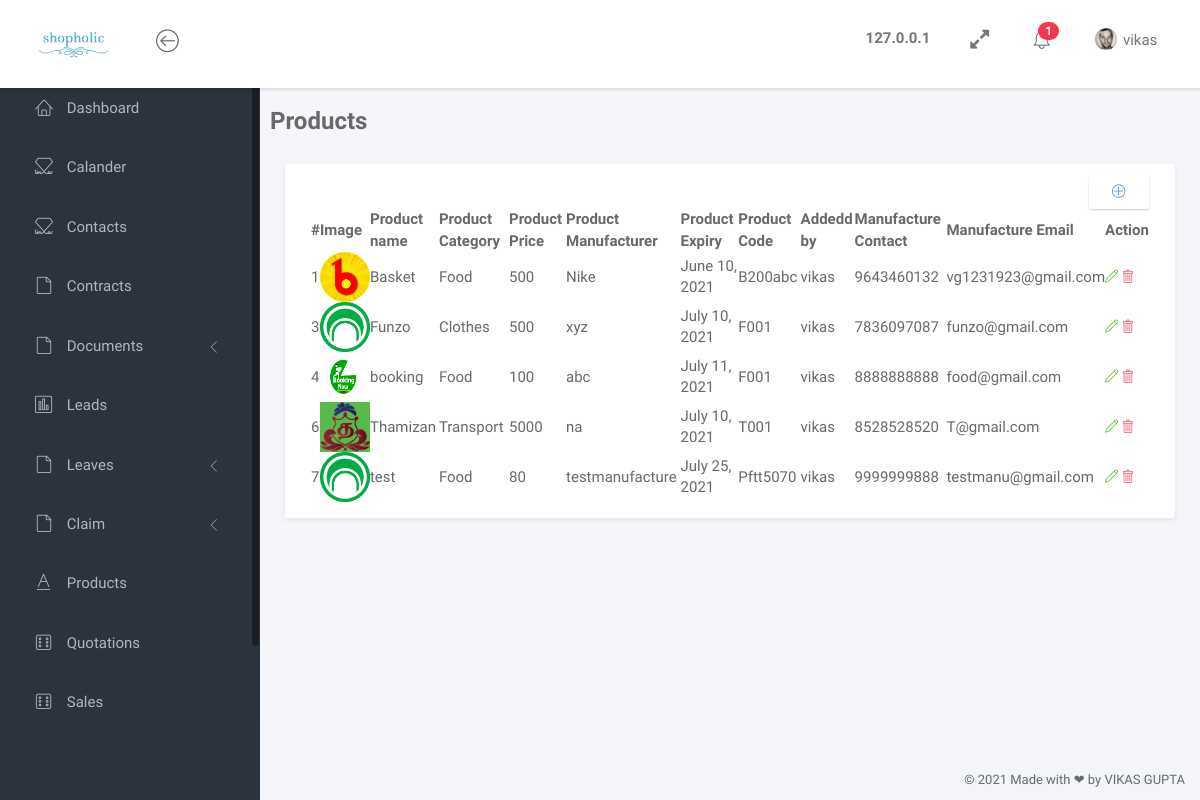
/products (signed in), run on the app's committed database.
### shopping/models.py (models this page shows, shortened)
class Product(models.Model):
    product_image = models.ImageField(upload_to='images/product', blank=True, null=True)
    product_name = models.CharField(max_length=200)
    product_category = models.CharField(max_length=200)
    height = models.IntegerField()
    width = models.IntegerField()
    product_weight = models.IntegerField()
    product_color = models.CharField(max_length=200)
    product_description = models.TextField()
    product_price = models.IntegerField()
    product_manufacture = models.CharField(max_length=200)
    expirydate = models.DateField()
    manufacture_price = models.IntegerField()
    product_code = models.CharField(max_length=200)
    product_warranty = models.IntegerField()
    query_contact = models.IntegerField()
    product_gurantee = models.IntegerField()
    query_email = models.EmailField()
    addedby = models.ForeignKey(User, on_delete=models.DO_NOTHING)

### shopping/views.py (the view)
# urls.py: path('products', views.products, name="products"),
@login_required(login_url='login')
def products(request):
    context = {}
    x_forwarded_for = request.META.get('HTTP_X_FORWARDED_FOR')
    if x_forwarded_for:
        ip = x_forwarded_for.split(',')[0]
    else:
        ip = request.META.get('REMOTE_ADDR')
    context["ip_address"] = ip
    context["eventdata"] = Events.objects.filter(addedby=request.user.id, eventdate=date.today()).all()
    context["eventcount"] = Events.objects.filter(addedby=request.user.id, eventdate=date.today()).count()
    context["data"] = Product.objects.all()
    return render(request, "User/product/products.html", context)

### shopping/templates/User/product/products.html (shortened to what this page needs)
{% load static %}
{% include 'User/head.html' %}
		<div class="main">
			<div class="main-content">
				<div class="container-fluid">
					<div class="row">
						<div class="col-sm"><h3 class="page-title"><b>Products</b></h3></div>
					</div>
					<div class="panel panel-headline">
						<div class="panel-body">
							<div class="col text-right mb-2">
								<a href="addproduct" class="btn btn-light" ><i class="lnr lnr-plus-circle"></i></a>
							</div>
							<div class="table-responsive">
								<table id="example" class="display nowrap" style="width:100%">
									<thead>
										<tr>
											<th>#</th>
											<th>Image</th>
											<th>Product name</th>
											<th>Product Category</th>
											<th>Product Price</th>
											<th>Product Manufacturer</th>
											<th>Product Expiry</th>
											<th>Product Code</th>
											<th>Addedd by</th>
											<th>Manufacture Contact</th>
											<th>Manufacture Email</th>
											<th>Action</th>
										</tr>
									</thead>
									<tbody>
										{% for da in data %}
										<tr>
											<td>{{ da.id }}</td>
											<td><img src="media/{{ da.product_image }}" height="50" width="50" ></td>
											<td>{{ da.product_name }}</td>
											<td>{{ da.product_category }}</td>
											<td>{{ da.product_price }}</td>
											<td>{{ da.product_manufacture }}</td>
											<td>{{ da.expirydate }}</td>
											<td>{{ da.product_code }}</td>
											<td>{{ da.addedby }}</td>
											<td>{{ da.query_contact }}</td>
											<td>{{ da.query_email }}</td>
											<td>
												<a class="link" href="editproduct/{{ da.id }}">
													<span class="lnr lnr-pencil text-success"></span>
												</a>
												<a class="link" onclick="return confirm('Are you sure you want to delete this Product ?');" href="deleteproduct/{{ da.id }}">
													<span class="lnr lnr-trash text-danger"></span>
												</a>
											</td>
										</tr>
										{% endfor %}
									</tbody>
								</table>
							</div>
						</div>
					</div>
				</div>
			</div>
		</div>
{% include 'User/foot2.html' %}

### shopping/templates/User/head.html (shortened to what this page needs)
{% load static %}
<!doctype html>
<html lang="en">
<head>
	<link rel="stylesheet" href="{% static 'css/bootstrap.css' %}">
	<link rel="stylesheet" href="{% static 'vendor/bootstrap/css/bootstrap.min.css' %}">
	<link rel="stylesheet" href="{% static 'vendor/font-awesome/css/font-awesome.min.css' %}">
	<link rel="stylesheet" href="{% static 'vendor/linearicons/style.css' %}">
	<link rel="stylesheet" href="{% static 'css/main.css' %}">
	<link rel="stylesheet" type="text/css" href="https://cdn.datatables.net/1.10.24/css/jquery.dataTables.css">
    <link href="{% static 'node_modules/fullcalendar/main.css' %}" rel='stylesheet' />
</head>
<body>
	<div id="wrapper">
		<nav class="navbar navbar-default navbar-expand-lg navbar-fixed-top">
			<div class="brand">
				<a href="home"><img src="{% static 'images/img/mylogo.png' %}" width="70" alt="shopholic Logo" class="img-responsive logo"></a>
			</div>
			<div class="container-fluid">
				<div class="navbar-btn">
					<button type="button" class="btn-toggle-fullwidth"><i class="lnr lnr-arrow-left-circle"></i></button>
				</div>
				<div id="navbar-menu">
					<ul class="nav navbar-nav navbar-right">
						<li>
							<a class="text-dark" title="Current ip address" style="cursor: pointer;"><b>{{ ip_address }}</b></a>
						</li>
						<li>
							<a class="text-dark" title="Full Screen" onclick="maxWindow()" style="cursor: pointer;"><i class="fa fa-expand" id="togglescreen"></i></a>
						</li>
						<li class="dropdown">
							<a href="#" class="dropdown-toggle icon-menu" data-toggle="dropdown">
								<span class="badge bg-danger">{{ eventcount }}</span>
							</a>
						</li>
						<li class="dropdown">
							<a href="#" class="dropdown-toggle" data-toggle="dropdown"><img src="{% static 'images/img/user.png' %}" class="img-circle" alt="Avatar"> <span>{{ user.get_username }}</span>&ensp;</a>
						</li>
					</ul>
				</div>
			</div>
		</nav>
		<div id="sidebar-nav" class="sidebar">
			<div class="sidebar-scroll">
				<nav>
					<ul class="nav">
						<li><a href="home" class=""><i class="lnr lnr-home"></i> <span>Dashboard</span></a></li>
						<li><a href="calander" class=""><i class="lnr lnr-linearicons"></i> <span>Calander</span></a></li>
						{% if perms.shopping.view_contact %}
						<li><a href="contact" class=""><i class="lnr lnr-linearicons"></i> <span>Contacts</span></a></li>
						{% endif %}
						{% if perms.shopping.view_contract %}
						<li><a href="contracts" class=""><i class="lnr lnr-file-empty"></i> <span>Contracts</span></a></li>
						{% endif %}
						{% if perms.shopping.view_documents %}
						<li>
							<a href="#subPages2" data-toggle="collapse" class="collapsed"><i class="lnr lnr-file-empty"></i> <span>Documents</span> <i class="icon-submenu lnr lnr-chevron-left"></i></a>
						</li>
						{% endif %}
						<li><a href="lead" class=""><i class="lnr lnr-chart-bars"></i> <span>Leads</span></a></li>
						<li>
							<a href="#subPages3" data-toggle="collapse" class="collapsed"><i class="lnr lnr-file-empty"></i> <span>Leaves</span> <i class="icon-submenu lnr lnr-chevron-left"></i></a>
						</li>
						<li>
							<a href="#subPages4" data-toggle="collapse" class="collapsed"><i class="lnr lnr-file-empty"></i> <span>Claim</span> <i class="icon-submenu lnr lnr-chevron-left"></i></a>
						</li>
						<li><a href="products" class=""><i class="lnr lnr-text-format"></i> <span>Products</span></a></li>
						<li><a href="quotation" class=""><i class="lnr lnr-dice"></i> <span>Quotations</span></a></li>
						<li><a href="sales" class=""><i class="lnr lnr-dice"></i> <span>Sales</span>&emsp;</a></li>
					</ul>
				</nav>
			</div>
		</div>

### shopping/static/css/main.css (style rules this page uses)
html { position: relative; min-height: 100%; }
body { background-color: #F3F5F8; font-family: "Source Sans Pro", sans-serif; font-size: 15px; color: #676a6d; }
a { color: #3287B2; }
th { font-weight: 600; }
.page-title { margin-top: 0; margin-bottom: 30px; font-weight: 300; }
#wrapper .sidebar { -webkit-transition: all 0.3s ease-in-out; -moz-transition: all 0.3s ease-in-out; -ms-transition: all 0.3s ease-in-out; -o-transition: all 0.3s ease-in-out; transition: all 0.3s ease-in-out; width: 260px; height: 100%; float: left; background-color: #2B333E; position: fixed; left: 0; }
#wrapper .main { -webkit-transition: all 0.3s ease-in-out; -moz-transition: all 0.3s ease-in-out; -ms-transition: all 0.3s ease-in-out; -o-transition: all 0.3s ease-in-out; transition: all 0.3s ease-in-out; width: calc(100% - 260px); left: 0; position: relative; float: right; background-color: #f5f5fa; }
#wrapper #sidebar-nav, #wrapper .main { padding-top: 80px; }
.main-content { padding: 28px 10px; }
.navbar-default { -webkit-transition: all 0.3s ease-in-out; -moz-transition: all 0.3s ease-in-out; -ms-transition: all 0.3s ease-in-out; -o-transition: all 0.3s ease-in-out; transition: all 0.3s ease-in-out; -moz-box-shadow: 1px 2px 3px rgba(0, 0, 0, 0.1); -webkit-box-shadow: 1px 2px 3px rgba(0, 0, 0, 0.1); box-shadow: 1px 2px 3px rgba(0, 0, 0, 0.1); -webkit-border-radius: 0; -moz-border-radius: 0; border-radius: 0; padding: 0; margin: 0; border: none; background-color: #fff; }
.navbar-default .brand { float: left; padding: 30px 39px; background-color: #fff; }
.navbar-btn { float: left; padding: 16px 0; }
.navbar-btn button { font-size: 24px; padding: 4px 8px; line-height: .7; border: none; background: none; outline: none; }
.navbar-nav .icon-menu { display: inline-block; vertical-align: middle; *vertical-align: auto; *zoom: 1; *display: inline; padding-top: 28px; padding-bottom: 28px; position: relative; }
.navbar-nav .icon-menu .badge { position: absolute; top: 22px; right: 16px; }
.navbar-nav > li > a { padding: 28px 20px; }
.navbar-nav > li > a > i { font-size: 22px; margin-right: 2px; vertical-align: middle; }
.navbar-nav > li > a > span { position: relative; top: 2px; }
.navbar-nav > li > a img { width: 22px; margin-right: 2px; }
@media screen and (min-width: 768px) { .navbar-nav.navbar-right { margin-right: 0; } }
.sidebar { z-index: 9; }
.sidebar .nav > li > a { padding: 18px 30px; color: #AEB7C2; border-left: 5px solid transparent; }
.sidebar .nav > li > a[data-toggle="collapse"] .icon-submenu { display: inline-block; vertical-align: middle; *vertical-align: auto; *zoom: 1; *display: inline; -webkit-transition: all 0.2s ease-out; -moz-transition: all 0.2s ease-out; -ms-transition: all 0.2s ease-out; -o-transition: all 0.2s ease-out; transition: all 0.2s ease-out; float: right; position: relative; top: 5px; font-size: 12px; line-height: 1.1; -moz-transform: rotate(-90deg); -ms-transform: rotate(-90deg); -webkit-transform: rotate(-90deg); transform: rotate(-90deg); }
.sidebar .nav > li > a[data-toggle="collapse"].collapsed .icon-submenu { -moz-transform: rotate(0deg); -ms-transform: rotate(0deg); -webkit-transform: rotate(0deg); transform: rotate(0deg); }
.sidebar .nav i { margin-right: 10px; font-size: 18px; }
.sidebar .nav span { -webkit-transition: all 0.3s ease-in-out; -moz-transition: all 0.3s ease-in-out; -ms-transition: all 0.3s ease-in-out; -o-transition: all 0.3s ease-in-out; transition: all 0.3s ease-in-out; position: relative; top: -2px; }
.text-success { color: #41B314; }
.text-danger { color: #F9354C; }
.btn { -webkit-border-radius: 2px; -moz-border-radius: 2px; border-radius: 2px; -moz-box-shadow: 0px 1px 2px 0 rgba(0, 0, 0, 0.2); -webkit-box-shadow: 0px 1px 2px 0 rgba(0, 0, 0, 0.2); box-shadow: 0px 1px 2px 0 rgba(0, 0, 0, 0.2); padding: 6px 22px; }
.panel { -webkit-border-radius: 3px; -moz-border-radius: 3px; border-radius: 3px; -moz-box-shadow: 0 2px 6px rgba(0, 0, 0, 0.08); -webkit-box-shadow: 0 2px 6px rgba(0, 0, 0, 0.08); box-shadow: 0 2px 6px rgba(0, 0, 0, 0.08); background-color: #fff; margin-bottom: 30px; }
.panel .panel-heading, .panel .panel-body, .panel .panel-footer { padding-left: 25px; padding-right: 25px; }
.panel .panel-body { padding-top: 10px; padding-bottom: 15px; }
.bg-danger { background-color: #F9354C; }

### shopping/templates/User/head.html (style rules this page uses)
.link .lnr { font-size: small; }

### data on the page
Product: id "1", product_image (picture), product_name "Basket", product_category "Food", product_price "500", product_manufacture "Nike", expirydate "June 10, 2021", product_code "B200abc", addedby "vikas", query_contact "9643460132", query_email "vg1231923@gmail.com"
Product: id "3", product_image (picture), product_name "Funzo", product_category "Clothes", product_price "500", product_manufacture "xyz", expirydate "July 10, 2021", product_code "F001", addedby "vikas", query_contact "7836097087", query_email "funzo@gmail.com"
Product: id "4", product_image (picture), product_name "booking", product_category "Food", product_price "100", product_manufacture "abc", expirydate "July 11, 2021", product_code "F001", addedby "vikas", query_contact "8888888888", query_email "food@gmail.com"
Product: id "6", product_image (picture), product_name "Thamizan", product_category "Transport", product_price "5000", product_manufacture "na", expirydate "July 10, 2021", product_code "T001", addedby "vikas", query_contact "8528528520", query_email "T@gmail.com"
Product: id "7", product_image (picture), product_name "test", product_category "Food", product_price "80", product_manufacture "testmanufacture", expirydate "July 25, 2021", product_code "Pftt5070", addedby "vikas", query_contact "9999999888", query_email "testmanu@gmail.com"

### other printed values
{{ ip_address }} "127.0.0.1"
{{ eventcount }} "1"
{{ user.get_username }} "vikas"
